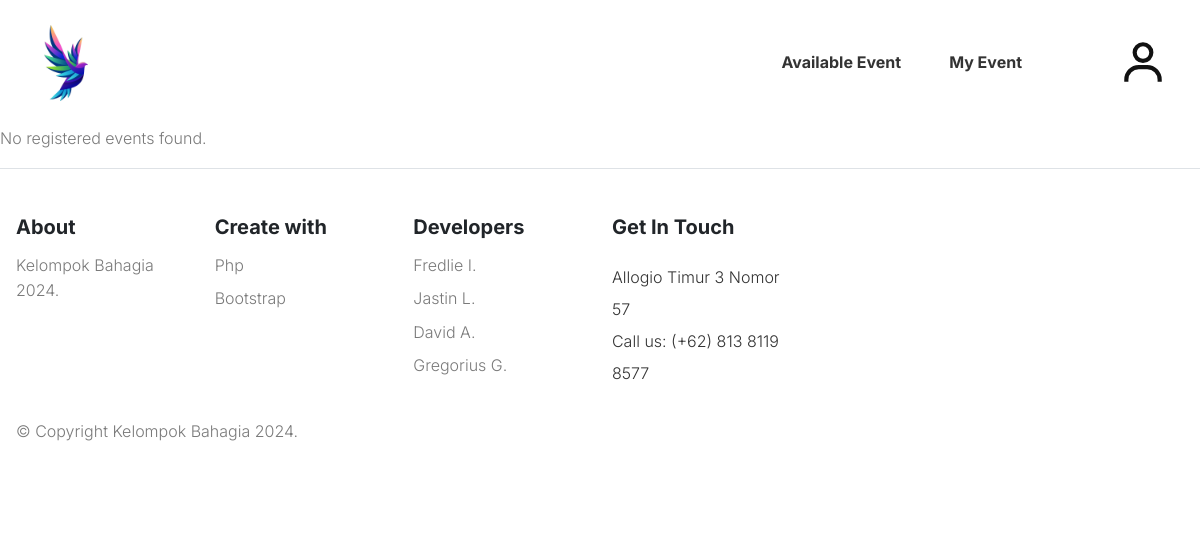
Page /myevent.php (signed in) on the earlier database version.
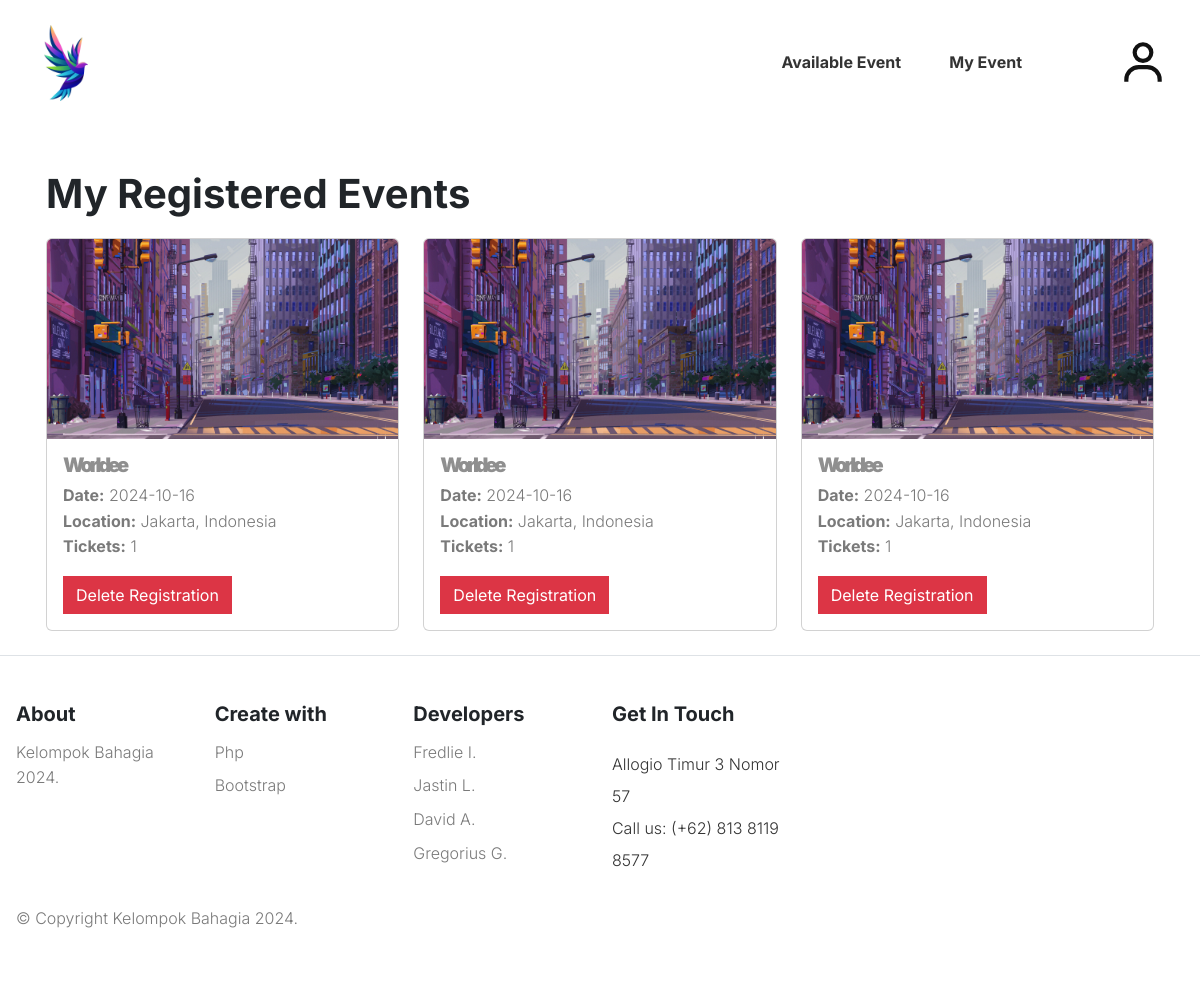
Same page on the later database version.
### tables this page shows
CREATE TABLE `registrations` (
  `registration_id` int(11) NOT NULL,
  `user_id` int(11) NOT NULL,
  `event_id` int(11) NOT NULL,
  `registration_date` timestamp NOT NULL DEFAULT current_timestamp(),
  `tickets` int(11) NOT NULL DEFAULT 1
);

CREATE TABLE `events` (
  `id_events` int(11) NOT NULL,
  `event_name` varchar(255) NOT NULL,
  `date_time` date NOT NULL,
  `max_capacity` int(11) NOT NULL,
  `location` varchar(225) NOT NULL,
  `description` text NOT NULL,
  `photo` varchar(225) NOT NULL,
  `created_at` timestamp NOT NULL DEFAULT current_timestamp(),
  `status` varchar(30) DEFAULT NULL
);

### eventsaya.php (the view, shortened to what this page needs)
<?php
require "connect.php";
$user_id = $_SESSION['user_id'];
$sql = "SELECT e.*, r.registration_id
        FROM events e
        JOIN registrations r ON e.id_events = r.event_id
        WHERE r.user_id = ?";
$stmt = $conn->prepare($sql);
$stmt->bind_param("i", $user_id);
$stmt->execute();
$result = $stmt->get_result();
if ($result->num_rows > 0) {
    echo '<div class="container mt-5">';
    echo '  <h1 class="mb-4">My Registered Events</h1>';
    echo '  <div class="row">';
    while ($row = $result->fetch_assoc()) {
        $event_id = $row['id_events'];
        $ticket_query = "SELECT tickets AS user_tickets
                         FROM registrations
                         WHERE event_id = ? AND user_id = ?";
        $ticket_stmt = $conn->prepare($ticket_query);
        $ticket_stmt->bind_param("ii", $event_id, $user_id);
        $ticket_stmt->execute();
        $ticket_result = $ticket_stmt->get_result();
        $user_tickets = 0;
        if ($ticket_result && $ticket_result->num_rows > 0) {
            $ticket_row = $ticket_result->fetch_assoc();
            $user_tickets = $ticket_row['user_tickets'] ?? 0;
        }
        echo '<div class="col-md-4 mb-4">';
        echo '  <div class="card">';
        echo '    <img src="' . htmlspecialchars($row['photo']) . '"
                        class="card-img-top"
                        alt="' . htmlspecialchars($row['event_name']) . '"
                        style="height: 200px; object-fit: cover;">';
        echo '    <div class="card-body">';
        echo '      <h5 class="card-title">' . htmlspecialchars($row['event_name']) . '</h5>';
        echo '      <p class="card-text">';
        echo '        <strong>Date:</strong> ' . htmlspecialchars($row['date_time']) . '<br>';
        echo '        <strong>Location:</strong> ' . htmlspecialchars($row['location']) . '<br>';
        echo '        <strong>Tickets:</strong> ' . $user_tickets;
        echo '      </p>';
        echo '      <form method="POST" action="delete_registration.php">';
        echo '        <button type="submit" class="btn btn-danger">Delete Registration</button>';
        echo '      </form>';
        echo '    </div>';
        echo '  </div>';
        echo '</div>';
    }
    echo '  </div>';
    echo '</div>';
} else {
    echo '<p>No registered events found.</p>';
}
?>

### myevent.php (shortened to what this page needs)
<!DOCTYPE html>
<html lang="en">
<head>
  <link rel="stylesheet" href="css/vendor.css">
  <link rel="stylesheet" type="text/css" href="style.css">
</head>
<body>
<?php include 'header.php' ?>
<?php include 'eventsaya.php' ?>
<?php include 'footer.php' ?>
</body>
</html>

### header.php (shortened to what this page needs)
  <nav id="header-nav" class="navbar navbar-expand-lg">
    <div class="container-lg">
      <a class="navbar-brand" href="index.php">
        <img src="images/main-logo.png" class="logo" style="height: 100px;" alt="logo">
      </a>
    <div class="offcanvas offcanvas-end" tabindex="-1" id="bdNavbar">
      <div class="offcanvas-body">
        <ul id="navbar" class="navbar-nav fw-bold justify-content-end align-items-center flex-grow-1">
    <?php if (isset($_SESSION['role']) && $_SESSION['role'] === 'user'): ?>
              <li class="nav-item">
                <a class="nav-link me-5" href="availEvent.php">Available Event</a>
              </li>
              <li class="nav-item">
                <a class="nav-link me-5" href="myevent.php">My Event</a>
              </li>
    <?php endif; ?>
            </ul>
          </div>
        </div>
<div class="user-items ps-0 ps-md-5">
  <ul class="d-flex justify-content-end list-unstyled align-item-center m-0">
  <?php if (isset($_SESSION['user_id'])): ?>
    <li class="pe-3">
        <a href="#" class="border-0" data-bs-toggle="dropdown" aria-expanded="false">
            <?php if (!empty($_SESSION['image'])): ?>
                <img alt="User Image" width="50" height="50" class="rounded-circle">
            <?php else: ?>
                <svg class="user" width="50" height="50">
                    <use xlink:href="#user"></use>
                </svg>
            <?php endif; ?>
        </a>
    </li>
<?php endif; ?>
  </ul>
</div>
      </div>
    </nav>

### footer.php
<footer id="footer" class="py-5 border-top">
    <div class="container-lg">
      <div class="row">
        <div class="col-lg-2 pb-3">
          <div class="footer-menu">
            <h5 class="widget-title pb-2">About</h5>
            <ul class="menu-list list-unstyled">
              <li class="pb-2">
                <span>Kelompok Bahagia 2024.</span>
              </li>
            </ul>
          </div>
        </div>
        <div class="col-lg-2 pb-3">
          <div class="footer-menu">
            <h5 class="widget-title pb-2">Create with</h5>
            <ul class="menu-list list-unstyled">
              <li class="pb-2">
                <span>Php</span>
              </li>
              <li class="pb-2">
                <span>Bootstrap</span>
              </li>
            </ul>
          </div>
        </div>
        <div class="col-lg-2 pb-3">
          <div class="footer-menu">
            <h5 class="widget-title pb-2">Developers</h5>
            <ul class="menu-list list-unstyled">
              <li class="pb-2">
                <span>Fredlie I.</span>
              </li>
              <li class="pb-2">
                <span>Jastin L.</span>
              </li>
              <li class="pb-2">
                <span>David A.</span>
              </li>
              <li class="pb-2">
                <span>Gregorius G.</span>
              </li>
            </ul>
          </div>
        </div>
        <div class="col-lg-2 pb-3">
          <div class="footer-menu">
            <h5 class="widget-title pb-3">Get In Touch</h5>
            <div class="footer-contact-text">
              <span>Allogio Timur 3 Nomor 57</span>
              <span> Call us: (+62) 813 8119 8577</span>
            </div>
          </div>
        </div>
      </div>
      <div class="row">
        <div class="col-md-6">
          <p>© Copyright Kelompok Bahagia 2024.</p>
        </div>
      </div>
    </div>
  </footer>

### style.css (style rules this page uses)
body { --heading-font: "Inter", Roboto, sans-serif; --heading-font-weight: 400; --heading-color: var(--bs-dark); --heading-line-height: 1.24; --swiper-theme-color: var(--bs-primary); --swiper-pagination-bottom: 0; --custom-easing: cubic-bezier(.17,.67,.83,.67); --bs-body-font-family: "Inter", Roboto, sans-serif; --bs-body-font-size: 1rem; --bs-body-font-weight: 400; --bs-body-line-height: 1.7; --bs-body-color: #8f8f8f; --bs-body-color-rgb: 143, 143, 143; --bs-primary: #ce071e; --bs-primary-dark: #8d0414; --bs-secondary: #6c757d; --bs-black: #111; --bs-light: #F1F1F0; --bs-dark: #212529; --bs-gray: #9aa1a7; --bs-gray-dark: #51565b; --bs-primary-rgb: 206, 7, 30; --bs-secondary-rgb: 108, 117, 125; --bs-black-rgb: 17, 17, 17; --bs-light-rgb: 241, 241, 240; --bs-dark-rgb: 33, 37, 41; --bs-link-color: var(--bs-dark); --bs-link-color-rgb: 17, 17, 17; --bs-link-decoration: underline; --bs-link-hover-color: var(--bs-primary); --bs-link-hover-color-rgb: 17, 17, 17; }
h1, .h1, h2, .h2, h3, .h3, h4, .h4, h5, .h5, h6, .h6 { font-family: var(--heading-font); font-weight: var(--heading-font-weight); color: var(--heading-color); line-height: var(--heading-line-height); }
a { text-decoration: none; transition: all 0.3s ease-out; }
.btn { --bs-btn-border-radius: 0; }
.container, .container-fluid, .container-lg, .container-md, .container-sm, .container-xl, .container-xxl { --bs-gutter-x: 2.5rem; }
:root { --accent-color: #333; --black-color: #000; --dark-color: #111; --gray-color-100: #F1F1F1; --gray-color-200: #E1E1E1; --gray-color-300: #D1D1D1; --gray-color-400: #ced4da; --gray-color-500: #adb5bd; --dark-gray-color: #7A7A7A; --bs-light-rgb: rgba(255, 255, 255, 1); --light-color: #fff; --swiper-theme-color: #111 !important; }
:root { --body-font: "Inter", sans-serif; --heading-font: "Inter", sans-serif; --extra-font: "Playfair Display", sans-serif; --subheading-font: "Petit Formal Script", sans-serif; }
.container, .container-fluid, .container-lg, .container-md, .container-sm, .container-xl, .container-xxl { --bs-gutter-x: 2rem; }
*, *::before, *::after { -webkit-box-sizing: border-box; -moz-box-sizing: border-box; box-sizing: border-box; }
html { box-sizing: border-box; }
body { font-family: var(--body-font); font-weight: 300; line-height: 1.6; color: var(--accent-color); margin: 0; }
ul.inner-list li, ul>li { color: var(--dark-gray-color); }
a { color: var(--dark-color); text-decoration: none; transition: 0.3s color ease-out; }
p { color: var(--dark-gray-color); }
b, strong { font-weight: bold; }
.border-top { border-top: 1px solid var(--gray-color-500); }
h1, h2, h3, h4, h5 { font-family: var(--heading-font); font-weight: 700; line-height: 1; }
.container-lg { max-width: 1750px; }
.navbar-nav .nav-item a.nav-link { color: var(--accent-color); font-weight: 700; padding: 0; }
.footer-contact-text span { display: block; line-height: 2; }
.banner-content .banner-title, .card .card-title { font-weight: 900; line-height: 1em; letter-spacing: -0.2rem; }

Differences in the rows shown:
added registrations: event.photo (picture), event.event_name "Worldee", event.date_time "2024-10-16", event.location "Jakarta, Indonesia", user_tickets "1"
added registrations: event.photo (picture), event.event_name "Worldee", event.date_time "2024-10-16", event.location "Jakarta, Indonesia", user_tickets "1"
added registrations: event.photo (picture), event.event_name "Worldee", event.date_time "2024-10-16", event.location "Jakarta, Indonesia", user_tickets "1"
Other differences:
text no longer shown: "No registered events found."
text now shown: "My Registered Events"
